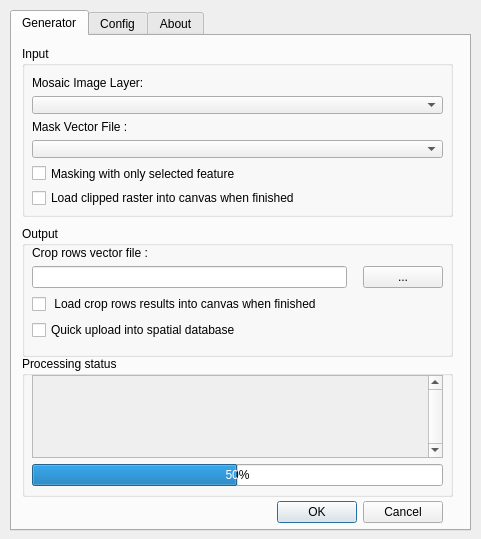
<?xml version="1.0" encoding="UTF-8"?>
<ui version="4.0">
 <class>PACropRowsDialogBase</class>
 <widget class="QDialog" name="PACropRowsDialogBase">
  <property name="geometry">
   <rect>
    <x>0</x>
    <y>0</y>
    <width>481</width>
    <height>539</height>
   </rect>
  </property>
  <property name="windowTitle">
   <string>Crop Rows Generator</string>
  </property>
  <widget class="QTabWidget" name="tabWidget">
   <property name="geometry">
    <rect>
     <x>10</x>
     <y>10</y>
     <width>461</width>
     <height>521</height>
    </rect>
   </property>
   <property name="currentIndex">
    <number>0</number>
   </property>
   <widget class="QWidget" name="tab">
    <attribute name="title">
     <string>Generator</string>
    </attribute>
    <widget class="QGroupBox" name="groupBox">
     <property name="geometry">
      <rect>
       <x>10</x>
       <y>10</y>
       <width>431</width>
       <height>171</height>
      </rect>
     </property>
     <property name="title">
      <string>Input</string>
     </property>
     <widget class="QWidget" name="gridLayoutWidget">
      <property name="geometry">
       <rect>
        <x>10</x>
        <y>30</y>
        <width>411</width>
        <height>132</height>
       </rect>
      </property>
      <layout class="QGridLayout" name="gridLayout">
       <property name="sizeConstraint">
        <enum>QLayout::SetDefaultConstraint</enum>
       </property>
       <item row="2" column="0">
        <widget class="QLabel" name="label_2">
         <property name="text">
          <string>Mask Vector File :</string>
         </property>
        </widget>
       </item>
       <item row="4" column="0">
        <widget class="QCheckBox" name="only_selected_check">
         <property name="text">
          <string>Masking with only selected feature</string>
         </property>
        </widget>
       </item>
       <item row="0" column="0">
        <widget class="QLabel" name="label">
         <property name="text">
          <string>Mosaic Image Layer:</string>
         </property>
        </widget>
       </item>
       <item row="1" column="0">
        <widget class="QComboBox" name="rastermosaic_Box"/>
       </item>
       <item row="3" column="0">
        <widget class="QComboBox" name="vectormask_Box"/>
       </item>
       <item row="5" column="0">
        <widget class="QCheckBox" name="load_clipped_check">
         <property name="text">
          <string>Load clipped raster into canvas when finished</string>
         </property>
        </widget>
       </item>
      </layout>
     </widget>
    </widget>
    <widget class="QDialogButtonBox" name="button_box">
     <property name="geometry">
      <rect>
       <x>90</x>
       <y>460</y>
       <width>341</width>
       <height>32</height>
      </rect>
     </property>
     <property name="orientation">
      <enum>Qt::Horizontal</enum>
     </property>
     <property name="standardButtons">
      <set>QDialogButtonBox::Cancel|QDialogButtonBox::Ok</set>
     </property>
    </widget>
    <widget class="QGroupBox" name="groupBox_4">
     <property name="geometry">
      <rect>
       <x>10</x>
       <y>190</y>
       <width>431</width>
       <height>131</height>
      </rect>
     </property>
     <property name="title">
      <string>Output</string>
     </property>
     <widget class="QWidget" name="verticalLayoutWidget">
      <property name="geometry">
       <rect>
        <x>10</x>
        <y>20</y>
        <width>411</width>
        <height>94</height>
       </rect>
      </property>
      <layout class="QVBoxLayout" name="verticalLayout">
       <item>
        <widget class="QLabel" name="label_7">
         <property name="text">
          <string>Crop rows vector file :</string>
         </property>
        </widget>
       </item>
       <item>
        <layout class="QHBoxLayout" name="horizontalLayout">
         <item>
          <widget class="QLineEdit" name="lineEdit_4"/>
         </item>
         <item>
          <spacer name="horizontalSpacer">
           <property name="orientation">
            <enum>Qt::Horizontal</enum>
           </property>
           <property name="sizeType">
            <enum>QSizePolicy::Fixed</enum>
           </property>
           <property name="sizeHint" stdset="0">
            <size>
             <width>10</width>
             <height>20</height>
            </size>
           </property>
          </spacer>
         </item>
         <item>
          <widget class="QPushButton" name="pushButton">
           <property name="text">
            <string>...</string>
           </property>
          </widget>
         </item>
        </layout>
       </item>
       <item>
        <layout class="QVBoxLayout" name="verticalLayout_2">
         <item>
          <widget class="QCheckBox" name="checkBox_3">
           <property name="text">
            <string> Load crop rows results into canvas when finished</string>
           </property>
          </widget>
         </item>
         <item>
          <widget class="QCheckBox" name="checkBox_4">
           <property name="text">
            <string>Quick upload into spatial database</string>
           </property>
          </widget>
         </item>
        </layout>
       </item>
      </layout>
     </widget>
    </widget>
    <widget class="QGroupBox" name="groupBox_5">
     <property name="geometry">
      <rect>
       <x>10</x>
       <y>320</y>
       <width>431</width>
       <height>141</height>
      </rect>
     </property>
     <property name="title">
      <string>Processing status</string>
     </property>
     <widget class="QWidget" name="verticalLayoutWidget_3">
      <property name="geometry">
       <rect>
        <x>10</x>
        <y>19</y>
        <width>411</width>
        <height>111</height>
       </rect>
      </property>
      <layout class="QVBoxLayout" name="verticalLayout_3">
       <item>
        <widget class="QScrollArea" name="scrollArea">
         <property name="verticalScrollBarPolicy">
          <enum>Qt::ScrollBarAlwaysOn</enum>
         </property>
         <property name="widgetResizable">
          <bool>true</bool>
         </property>
         <widget class="QWidget" name="scrollAreaWidgetContents">
          <property name="geometry">
           <rect>
            <x>0</x>
            <y>0</y>
            <width>390</width>
            <height>80</height>
           </rect>
          </property>
         </widget>
        </widget>
       </item>
       <item>
        <widget class="QProgressBar" name="progressBar">
         <property name="value">
          <number>50</number>
         </property>
        </widget>
       </item>
      </layout>
     </widget>
    </widget>
   </widget>
   <widget class="QWidget" name="tab_2">
    <attribute name="title">
     <string>Config</string>
    </attribute>
    <widget class="QGroupBox" name="groupBox_2">
     <property name="geometry">
      <rect>
       <x>10</x>
       <y>20</y>
       <width>431</width>
       <height>131</height>
      </rect>
     </property>
     <property name="title">
      <string>Globals</string>
     </property>
     <widget class="QWidget" name="formLayoutWidget_2">
      <property name="geometry">
       <rect>
        <x>10</x>
        <y>30</y>
        <width>411</width>
        <height>80</height>
       </rect>
      </property>
      <layout class="QFormLayout" name="formLayout_2">
       <item row="0" column="0">
        <widget class="QLabel" name="label_6">
         <property name="text">
          <string>Processing core path :</string>
         </property>
        </widget>
       </item>
       <item row="0" column="1">
        <widget class="QLineEdit" name="processing_core_path">
         <property name="text">
          <string>C:\CropRows\Core\</string>
         </property>
        </widget>
       </item>
       <item row="1" column="0">
        <widget class="QLabel" name="label_19">
         <property name="text">
          <string>GDAL/OSGeo bin path :</string>
         </property>
        </widget>
       </item>
       <item row="1" column="1">
        <widget class="QLineEdit" name="gdalosgeo_path">
         <property name="text">
          <string>C:\OSGeo4W64\bin\</string>
         </property>
        </widget>
       </item>
       <item row="2" column="0">
        <widget class="QLabel" name="label_14">
         <property name="text">
          <string>TEMP path :</string>
         </property>
        </widget>
       </item>
       <item row="2" column="1">
        <widget class="QLineEdit" name="tmp_path">
         <property name="text">
          <string>C:\temporal\</string>
         </property>
        </widget>
       </item>
      </layout>
     </widget>
    </widget>
    <widget class="QGroupBox" name="groupBox_3">
     <property name="geometry">
      <rect>
       <x>10</x>
       <y>300</y>
       <width>431</width>
       <height>141</height>
      </rect>
     </property>
     <property name="title">
      <string>Cloud</string>
     </property>
     <widget class="QWidget" name="formLayoutWidget">
      <property name="geometry">
       <rect>
        <x>10</x>
        <y>20</y>
        <width>411</width>
        <height>111</height>
       </rect>
      </property>
      <layout class="QFormLayout" name="formLayout">
       <item row="0" column="0">
        <widget class="QLabel" name="label_3">
         <property name="text">
          <string>Server :</string>
         </property>
        </widget>
       </item>
       <item row="0" column="1">
        <widget class="QComboBox" name="comboBox_3"/>
       </item>
       <item row="1" column="0">
        <widget class="QLabel" name="label_4">
         <property name="text">
          <string>Username :</string>
         </property>
        </widget>
       </item>
       <item row="1" column="1">
        <widget class="QLineEdit" name="lineEdit"/>
       </item>
       <item row="2" column="0">
        <widget class="QLabel" name="label_5">
         <property name="text">
          <string>Password :</string>
         </property>
        </widget>
       </item>
       <item row="2" column="1">
        <widget class="QLineEdit" name="lineEdit_2"/>
       </item>
       <item row="3" column="0">
        <widget class="QCheckBox" name="checkBox">
         <property name="text">
          <string>Keep password</string>
         </property>
        </widget>
       </item>
      </layout>
     </widget>
    </widget>
    <widget class="QGroupBox" name="groupBox_6">
     <property name="geometry">
      <rect>
       <x>10</x>
       <y>160</y>
       <width>431</width>
       <height>131</height>
      </rect>
     </property>
     <property name="title">
      <string>Raster</string>
     </property>
     <widget class="QWidget" name="formLayoutWidget_3">
      <property name="geometry">
       <rect>
        <x>9</x>
        <y>19</y>
        <width>411</width>
        <height>101</height>
       </rect>
      </property>
      <layout class="QFormLayout" name="formLayout_3">
       <item row="0" column="0">
        <widget class="QLabel" name="label_21">
         <property name="text">
          <string>No data value :</string>
         </property>
        </widget>
       </item>
       <item row="0" column="1">
        <widget class="QLineEdit" name="nodatavalue">
         <property name="text">
          <string>-999</string>
         </property>
        </widget>
       </item>
       <item row="1" column="0">
        <widget class="QLabel" name="label_22">
         <property name="text">
          <string>Pixel size</string>
         </property>
        </widget>
       </item>
       <item row="1" column="1">
        <layout class="QHBoxLayout" name="horizontalLayout_2">
         <item>
          <widget class="QLabel" name="label_23">
           <property name="text">
            <string>x: </string>
           </property>
          </widget>
         </item>
         <item>
          <widget class="QLineEdit" name="xmosaic"/>
         </item>
         <item>
          <widget class="QLabel" name="label_24">
           <property name="text">
            <string>y :</string>
           </property>
          </widget>
         </item>
         <item>
          <widget class="QLineEdit" name="ymosaic"/>
         </item>
        </layout>
       </item>
      </layout>
     </widget>
    </widget>
   </widget>
   <widget class="QWidget" name="tab_3">
    <attribute name="title">
     <string>About</string>
    </attribute>
    <widget class="QLabel" name="label_8">
     <property name="geometry">
      <rect>
       <x>170</x>
       <y>20</y>
       <width>241</width>
       <height>21</height>
      </rect>
     </property>
     <property name="font">
      <font>
       <pointsize>10</pointsize>
       <weight>75</weight>
       <bold>true</bold>
      </font>
     </property>
     <property name="text">
      <string>CROP ROWS GENERATOR QGIS PLUGIN</string>
     </property>
     <property name="textFormat">
      <enum>Qt::AutoText</enum>
     </property>
     <property name="scaledContents">
      <bool>false</bool>
     </property>
    </widget>
    <widget class="QFrame" name="frame">
     <property name="geometry">
      <rect>
       <x>20</x>
       <y>20</y>
       <width>121</width>
       <height>151</height>
      </rect>
     </property>
     <property name="frameShape">
      <enum>QFrame::StyledPanel</enum>
     </property>
     <property name="frameShadow">
      <enum>QFrame::Raised</enum>
     </property>
     <widget class="QLabel" name="logo_univalle">
      <property name="geometry">
       <rect>
        <x>10</x>
        <y>10</y>
        <width>101</width>
        <height>131</height>
       </rect>
      </property>
      <property name="text">
       <string/>
      </property>
      <property name="textFormat">
       <enum>Qt::RichText</enum>
      </property>
      <property name="pixmap">
       <pixmap>:/logouv/img/uvlogo.png</pixmap>
      </property>
      <property name="scaledContents">
       <bool>true</bool>
      </property>
     </widget>
    </widget>
    <widget class="QTextBrowser" name="aboutTextBrowser">
     <property name="geometry">
      <rect>
       <x>20</x>
       <y>190</y>
       <width>411</width>
       <height>231</height>
      </rect>
     </property>
     <property name="html">
      <string>&lt;!DOCTYPE HTML PUBLIC &quot;-//W3C//DTD HTML 4.0//EN&quot; &quot;http://www.w3.org/TR/REC-html40/strict.dtd&quot;&gt;
&lt;html&gt;&lt;head&gt;&lt;meta name=&quot;qrichtext&quot; content=&quot;1&quot; /&gt;&lt;style type=&quot;text/css&quot;&gt;
p, li { white-space: pre-wrap; }
&lt;/style&gt;&lt;/head&gt;&lt;body style=&quot; font-family:'MS Shell Dlg 2'; font-size:8.25pt; font-weight:400; font-style:normal;&quot;&gt;
&lt;p style=&quot;-qt-paragraph-type:empty; margin-top:0px; margin-bottom:0px; margin-left:0px; margin-right:0px; -qt-block-indent:0; text-indent:0px; font-size:8pt;&quot;&gt;&lt;br /&gt;&lt;/p&gt;&lt;/body&gt;&lt;/html&gt;</string>
     </property>
    </widget>
    <widget class="QLabel" name="label_9">
     <property name="geometry">
      <rect>
       <x>150</x>
       <y>80</y>
       <width>111</width>
       <height>21</height>
      </rect>
     </property>
     <property name="font">
      <font>
       <pointsize>10</pointsize>
       <weight>50</weight>
       <bold>false</bold>
      </font>
     </property>
     <property name="text">
      <string>- Andres Herrera</string>
     </property>
     <property name="textFormat">
      <enum>Qt::AutoText</enum>
     </property>
     <property name="scaledContents">
      <bool>false</bool>
     </property>
    </widget>
    <widget class="QLabel" name="label_10">
     <property name="geometry">
      <rect>
       <x>60</x>
       <y>430</y>
       <width>351</width>
       <height>21</height>
      </rect>
     </property>
     <property name="font">
      <font>
       <pointsize>10</pointsize>
       <weight>50</weight>
       <bold>false</bold>
      </font>
     </property>
     <property name="text">
      <string>Multimedia and Computer Vision Research Group (MMV-LAB)</string>
     </property>
     <property name="textFormat">
      <enum>Qt::AutoText</enum>
     </property>
     <property name="scaledContents">
      <bool>false</bool>
     </property>
    </widget>
    <widget class="QLabel" name="label_11">
     <property name="geometry">
      <rect>
       <x>110</x>
       <y>450</y>
       <width>231</width>
       <height>21</height>
      </rect>
     </property>
     <property name="font">
      <font>
       <pointsize>10</pointsize>
       <weight>50</weight>
       <bold>false</bold>
      </font>
     </property>
     <property name="text">
      <string>Universidad del Valle /  Santiago de Cali</string>
     </property>
     <property name="textFormat">
      <enum>Qt::AutoText</enum>
     </property>
     <property name="scaledContents">
      <bool>false</bool>
     </property>
    </widget>
    <widget class="QLabel" name="label_12">
     <property name="geometry">
      <rect>
       <x>170</x>
       <y>470</y>
       <width>101</width>
       <height>21</height>
      </rect>
     </property>
     <property name="font">
      <font>
       <pointsize>10</pointsize>
       <weight>50</weight>
       <bold>false</bold>
      </font>
     </property>
     <property name="text">
      <string>Colombia - 2018</string>
     </property>
     <property name="textFormat">
      <enum>Qt::AutoText</enum>
     </property>
     <property name="scaledContents">
      <bool>false</bool>
     </property>
    </widget>
    <widget class="QLabel" name="label_13">
     <property name="geometry">
      <rect>
       <x>260</x>
       <y>80</y>
       <width>191</width>
       <height>21</height>
      </rect>
     </property>
     <property name="font">
      <font>
       <pointsize>8</pointsize>
       <weight>50</weight>
       <bold>false</bold>
       <underline>true</underline>
      </font>
     </property>
     <property name="text">
      <string>fabio.herrera@correounivalle.edu.co</string>
     </property>
     <property name="textFormat">
      <enum>Qt::AutoText</enum>
     </property>
     <property name="scaledContents">
      <bool>false</bool>
     </property>
    </widget>
    <widget class="QLabel" name="label_15">
     <property name="geometry">
      <rect>
       <x>150</x>
       <y>130</y>
       <width>181</width>
       <height>21</height>
      </rect>
     </property>
     <property name="font">
      <font>
       <pointsize>10</pointsize>
       <weight>50</weight>
       <bold>false</bold>
      </font>
     </property>
     <property name="text">
      <string>- Maria Patricia Trujillo, Ph.D</string>
     </property>
     <property name="textFormat">
      <enum>Qt::AutoText</enum>
     </property>
     <property name="scaledContents">
      <bool>false</bool>
     </property>
    </widget>
    <widget class="QLabel" name="label_16">
     <property name="geometry">
      <rect>
       <x>150</x>
       <y>150</y>
       <width>181</width>
       <height>21</height>
      </rect>
     </property>
     <property name="font">
      <font>
       <pointsize>10</pointsize>
       <weight>50</weight>
       <bold>false</bold>
      </font>
     </property>
     <property name="text">
      <string>- Ivan Mauricio Cabezas, Ph.D</string>
     </property>
     <property name="textFormat">
      <enum>Qt::AutoText</enum>
     </property>
     <property name="scaledContents">
      <bool>false</bool>
     </property>
    </widget>
    <widget class="QLabel" name="label_17">
     <property name="geometry">
      <rect>
       <x>150</x>
       <y>60</y>
       <width>181</width>
       <height>21</height>
      </rect>
     </property>
     <property name="font">
      <font>
       <pointsize>10</pointsize>
       <weight>50</weight>
       <bold>false</bold>
      </font>
     </property>
     <property name="text">
      <string>Researcher</string>
     </property>
     <property name="textFormat">
      <enum>Qt::AutoText</enum>
     </property>
     <property name="scaledContents">
      <bool>false</bool>
     </property>
    </widget>
    <widget class="QLabel" name="label_18">
     <property name="geometry">
      <rect>
       <x>150</x>
       <y>110</y>
       <width>181</width>
       <height>21</height>
      </rect>
     </property>
     <property name="font">
      <font>
       <pointsize>10</pointsize>
       <weight>50</weight>
       <bold>false</bold>
      </font>
     </property>
     <property name="text">
      <string>Supervisors</string>
     </property>
     <property name="textFormat">
      <enum>Qt::AutoText</enum>
     </property>
     <property name="scaledContents">
      <bool>false</bool>
     </property>
    </widget>
    <widget class="QLabel" name="label_20">
     <property name="geometry">
      <rect>
       <x>250</x>
       <y>40</y>
       <width>81</width>
       <height>21</height>
      </rect>
     </property>
     <property name="font">
      <font>
       <pointsize>10</pointsize>
       <weight>75</weight>
       <bold>true</bold>
      </font>
     </property>
     <property name="text">
      <string>Version 0.1</string>
     </property>
     <property name="textFormat">
      <enum>Qt::AutoText</enum>
     </property>
     <property name="scaledContents">
      <bool>false</bool>
     </property>
    </widget>
   </widget>
  </widget>
 </widget>
 <resources/>
 <connections>
  <connection>
   <sender>button_box</sender>
   <signal>accepted()</signal>
   <receiver>PACropRowsDialogBase</receiver>
   <slot>accept()</slot>
   <hints>
    <hint type="sourcelabel">
     <x>102</x>
     <y>492</y>
    </hint>
    <hint type="destinationlabel">
     <x>20</x>
     <y>20</y>
    </hint>
   </hints>
  </connection>
  <connection>
   <sender>button_box</sender>
   <signal>rejected()</signal>
   <receiver>PACropRowsDialogBase</receiver>
   <slot>reject()</slot>
   <hints>
    <hint type="sourcelabel">
     <x>102</x>
     <y>492</y>
    </hint>
    <hint type="destinationlabel">
     <x>20</x>
     <y>20</y>
    </hint>
   </hints>
  </connection>
 </connections>
</ui>
